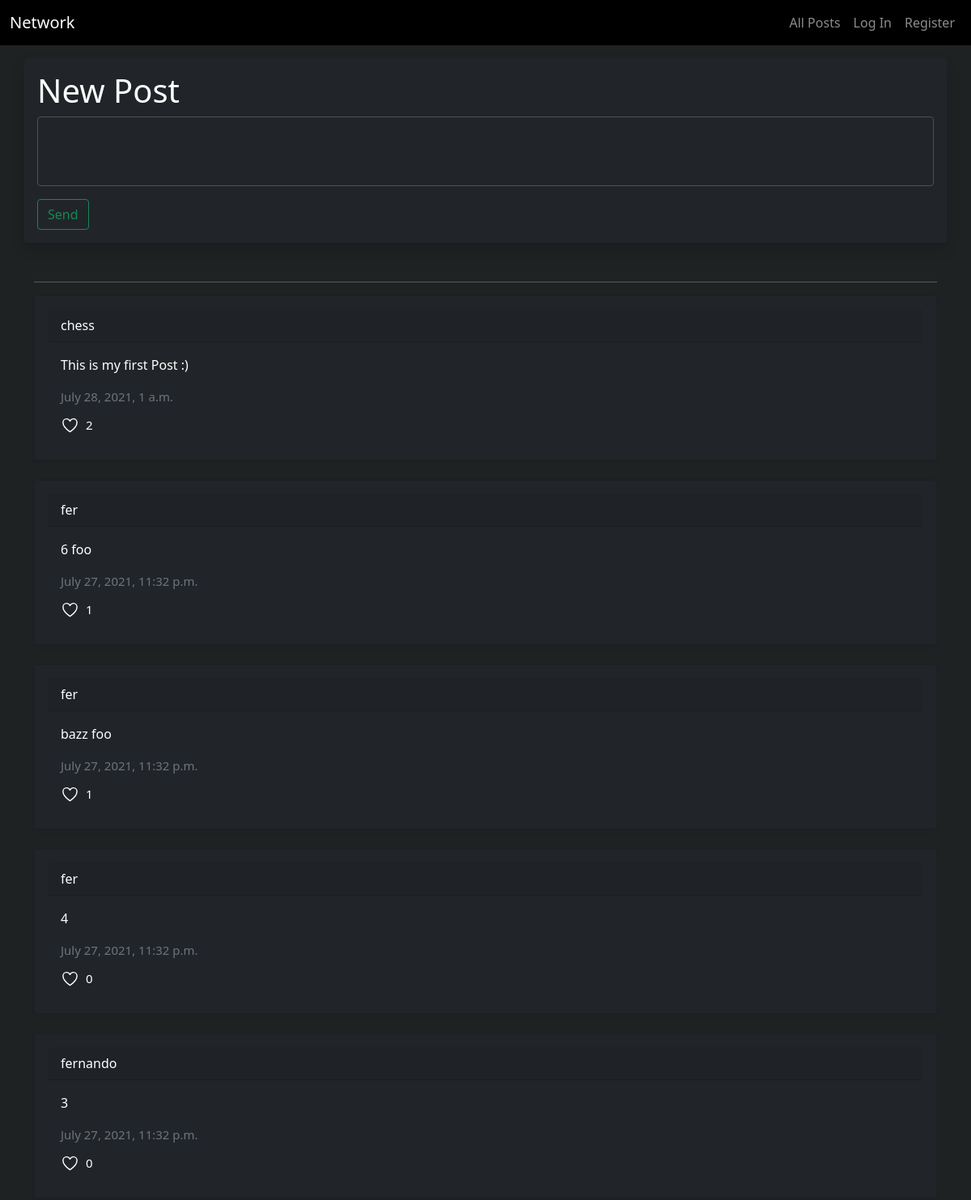
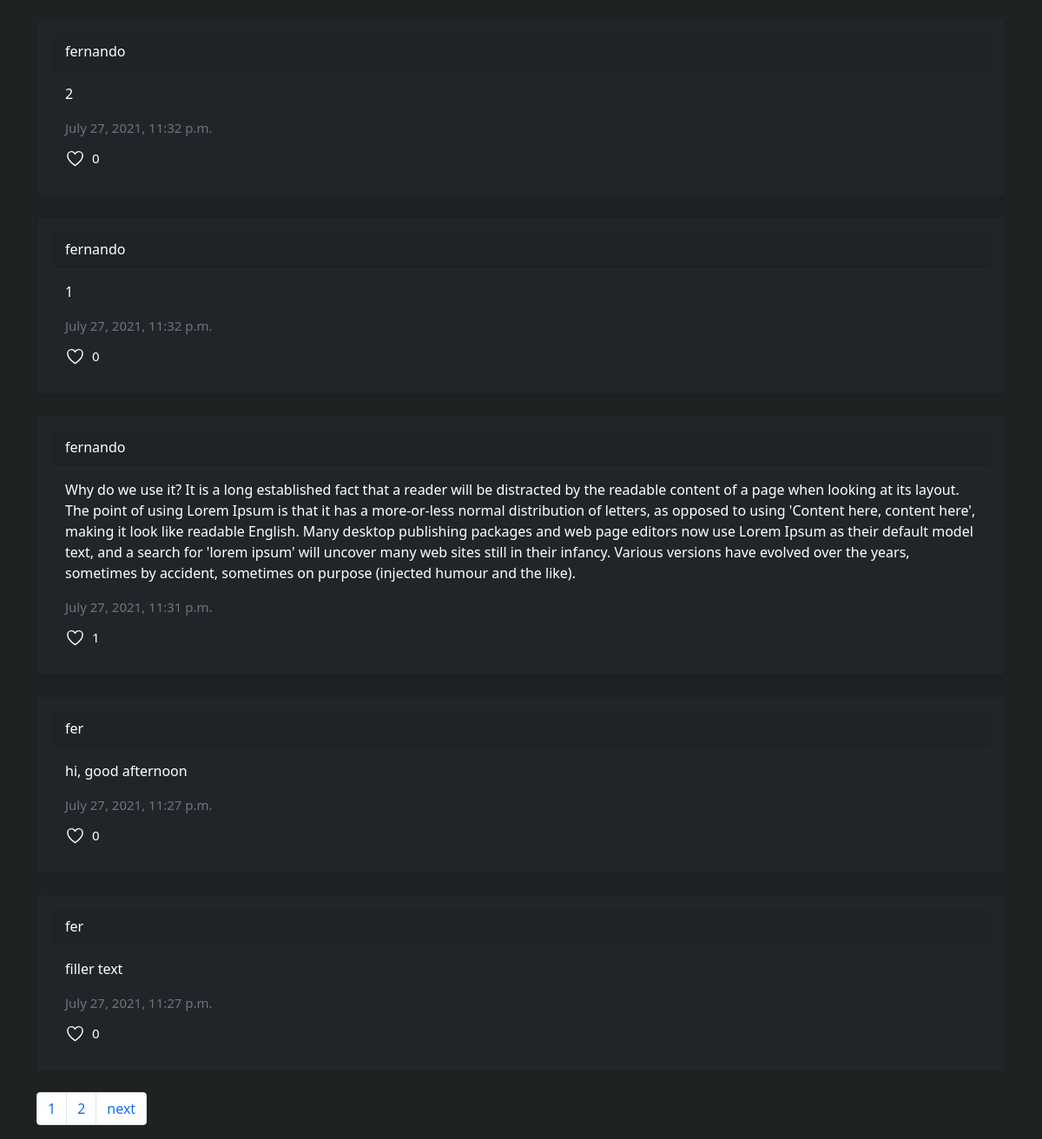
The page / on the database its author committed (2 pictures, top to bottom).
### network/models.py (models this page shows, shortened)
class Post(models.Model):
    poster = models.ForeignKey(User, on_delete = models.CASCADE)
    content = models.CharField(max_length=255)
    date = models.DateTimeField(auto_now_add = True)
    likes = models.ManyToManyField(User, blank=True, related_name='liked_user')

class User(AbstractUser):
    pass

### network/views.py (the view)
# urls.py: path("", views.index, name="index"),
def index(request):
    posts = Post.objects.all().order_by('-date')
    paginator = Paginator(posts, 10)
    pageNumber = request.GET.get('page')
    pageObj = paginator.get_page(pageNumber)
    return render(request, "network/index.html", {
        'page_obj': pageObj,
    })

### network/templates/network/index.html (shortened to what this page needs)
{% extends "network/layout.html" %}
{% load static %}
{% block style %}
<link rel="stylesheet" href="{% static 'network/index.css' %}">
{% endblock %}
{% block body %}
  <div class="container-fluid">
    <div id='compose-content' class="mt-3 container shadow p-3 mb-5 rounded">
      <h1>New Post</h1>
      <form action="{% url 'savePost' %}" method="POST">
        <textarea id="compose" name="content" rows="3" style="resize: none;" class="form-control"></textarea>
        <input class="btn btn-outline-success mt-3" type="submit" value="Send">
      </form>
    </div>
    <div class="container ">
      <hr class="text-white">
      {% for post in page_obj %}
        <div class="card shadow-sm p-3 pb-0 mb-4 text-white bg-dark rounded">
          <div class="card-header">
            <a class="text-white poster-name" href="{% url 'profile' post.poster %}">{{post.poster}}</a>
          </div>
          <div class="card-body">
            <div id="info-{{post.id}}">
              <p id="postContent-{{post.id}}">{{post.content}}</p>
              <footer class="text-muted mb-1" style="font-size: 15px;">
                {{post.date}}
              </footer>
            </div>
            <div class="d-flex justify-content-row">
                {% if request.user in post.likes.all%}
                  <ion-icon id="heart-{{post.id}}" onclick="like('{{post.id}}')" class="mt-2 like" style="font-size: 23px;" name="heart"></ion-icon>
                {% else %}
                  <ion-icon id="heart-{{post.id}}" onclick="like('{{post.id}}')" class="mt-2 like" style="font-size: 23px;" name="heart-outline"></ion-icon>
                {% endif %}
                <p id='like-{{post.id}}'style="font-size: 15px;" class="mt-2 mx-2">{{post.likes.count}}</p>
            </div>
          </div>
        </div>
      {% endfor %}
      <div class="pagination-container">
        <ul class="pagination">
            {% for i in page_obj.paginator.page_range %}
              <li class="page-item"><a href="?page={{i}}" class="page-link">{{i}}</a></li>
            {% endfor %}
            {% if page_obj.has_next %}
              <li class="page-item"><a class="page-link" href="?page={{ page_obj.next_page_number }}">next</a></li>
            {% endif %}
          </ul>
      </div>
    </div>
  </div>
{% endblock %}

### network/templates/network/layout.html (shortened to what this page needs)
{% load static %}
<!DOCTYPE html>
<html lang="en">
    <head>
        <link href="https://cdn.jsdelivr.net/npm/bootstrap@5.0.2/dist/css/bootstrap.min.css" rel="stylesheet">
        <link href="{% static 'network/styles.css' %}" rel="stylesheet">
        {% block style %}
        {% endblock %}
    </head>
    <body style="background-color:  #1F2223">
        <nav class="navbar navbar-expand-lg navbar-dark" style="background-color: black;">
            <div class="container-fluid">
                <a class="navbar-brand" href="{% url 'index' %}">Network</a>
                <div>
                  <ul class="navbar-nav mr-auto">
                    <li class="nav-item">
                      <a class="nav-link" href="{% url 'index' %}">All Posts</a>
                    </li>
                    {% if user.is_authenticated %}
                        <li class="nav-item">
                            <a class="nav-link" href="{% url 'followingPosts' %}">Following</a>
                        </li>
                        <li class="nav-item">
                        </li>
                    {% else %}
                        <li class="nav-item">
                            <a class="nav-link" href="{% url 'login' %}">Log In</a>
                        </li>
                        <li class="nav-item">
                            <a class="nav-link" href="{% url 'register' %}">Register</a>
                        </li>
                    {% endif %}
                  </ul>
                </div>
            </div>
          </nav>
        <div class="body">
            {% block body %}
            {% endblock %}
        </div>
    </body>
</html>

### network/static/network/index.css (style rules this page uses)
.body { margin: 0; padding: 0; background-color: #1F2223; }
#compose-content { background-color: #212529; color: white; }
#compose { background-color: #212529; border: 0.8px solid rgb(80, 80, 80); color: white }
.poster-name { text-decoration: none; }

### rows shown on the page
Post: poster "chess", content "This is my first Post :)", date "July 28, 2021, 1 a.m.", likes.count "2"
Post: poster "fer", content "6 foo", date "July 27, 2021, 11:32 p.m.", likes.count "1"
Post: poster "fer", content "bazz foo", date "July 27, 2021, 11:32 p.m.", likes.count "1"
Post: poster "fer", content "4", date "July 27, 2021, 11:32 p.m.", likes.count "0"
Post: poster "fernando", content "3", date "July 27, 2021, 11:32 p.m.", likes.count "0"
Post: poster "fernando", content "2", date "July 27, 2021, 11:32 p.m.", likes.count "0"
Post: poster "fernando", content "1", date "July 27, 2021, 11:32 p.m.", likes.count "0"
Post: poster "fernando", content "Why do we use it? It is a long established fact that a reader will be distracted by the readable content of a page when looking at its layout. The point of using Lorem Ipsum is that it has a more-or-less normal distribution of letters, as opposed to using 'Content here, content here', making it look like readable English. Many desktop publishing packages and web page editors now use Lorem Ipsum as their default model text, and a search for 'lorem ipsum' will uncover many web sites still in their infancy. Various versions have evolved over the years, sometimes by accident, sometimes on purpose (injected humour and the like).", date "July 27, 2021, 11:31 p.m.", likes.count "1"
Post: poster "fer", content "hi, good afternoon", date "July 27, 2021, 11:27 p.m.", likes.count "0"
Post: poster "fer", content "filler text", date "July 27, 2021, 11:27 p.m.", likes.count "0"

### other values the page prints
{{ i }} "1" "2"
